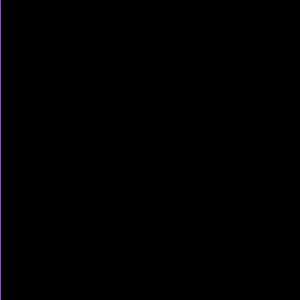
Frame 1 (no input)
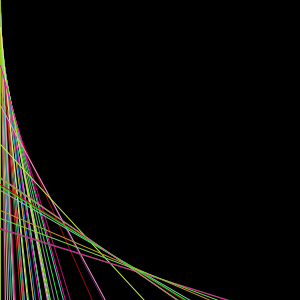
Frame 60 (the mouse pressed at the canvas centre just before this capture)
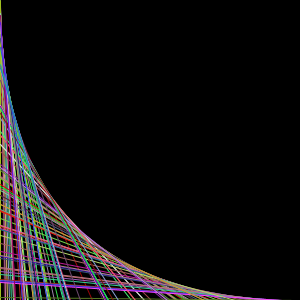
Frame 120 (the mouse held since frame 60 and released just before this capture)

The Processing sketch that drew these frames (run headless with seeded random() and noise(); from frame 60 on, the mouse is pressed at the canvas centre):

// Processing sketch: ex04_12
// ── ex04_12.pde
// random() 함수 및 constrain() 함수를 사용하여 선의 불규칙한 움직임을 구현

int n = 0;

void setup() {
  size(300, 300);
  background(0);
}

void draw() {
  stroke(random(255), random(255), random(255));
  line(0, n, n, height);
  n += random(-50, 50);
  n = constrain(n, 0, height);
}
